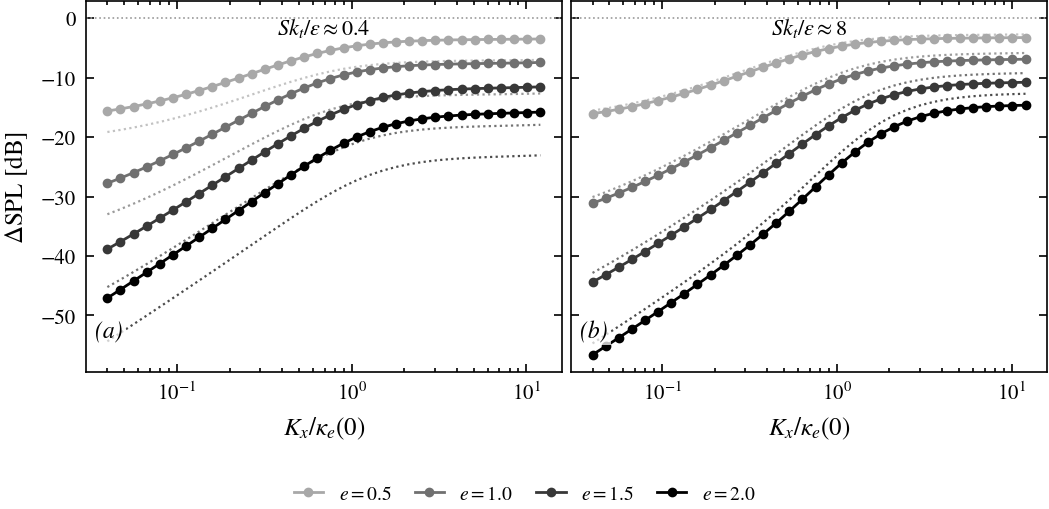

Write Python code to recreate this figure.
#!/usr/bin/env python3
"""Part III (main_v3.tex sec:lenoise): the consequence of the computed
distortion for the Amiet leading-edge-noise input.

Chain (Gate-B reduction, geometry-independent): in Amiet's theory the
far-field PSD factorises as [geometry, |L|^2](K_x) * Phi_ww(K_x,0) *
l_y(K_x) with l_y = pi Phi_ww(K_x,0)/Int Phi_ww(K_x,K_y) dK_y.  For a
CHANGE of inflow spectrum at fixed aerofoil/flow/observer, everything
but the turbulence kernel

    K(K_x) = pi * Phi_ww(K_x,0)^2 / Int Phi_ww(K_x,K_y) dK_y

cancels exactly, so
    Delta-SPL(K_x) = 10 log10[ K^distorted / K^frozen ].

Inputs: the RDT-distorted vK representation of the MODEL's strained
line spectra — two fitted parameters (A0, ke) per strain from the
clean 1024-realisation ensembles (rdt_family_fit_table_S1/S20, the
fits behind the distance envelope of sec:envelope; rms residual 13-24%
= the quoted spectral-shape uncertainty).  Phi_ww(K_x,K_y; e) =
A0 * Int Phi_22^{RDT}(K_x/ke, k_2/ke, K_y/ke; e) dk_2 with Phi_22 from
rdt_kernel (exact Cauchy plane-strain distortion of an isotropic vK).
The FROZEN baseline is the same inflow's e=0 fit carried undistorted —
the standard prescribed-spectrum practice.

Axes: K_x in units of the undistorted energy-containing wavenumber
ke(0).  Outputs fig_lenoise.{pdf,png} (canon) + printed band levels.
"""
import os
import re
import sys

import numpy as np

HERE = os.path.dirname(os.path.abspath(__file__))
sys.path.insert(0, HERE)
sys.path.insert(0, os.path.join(HERE, ".."))
import rdt_kernel as rk  # noqa: E402
from figstyle_jfm import FULL, panel, plt, save  # noqa: E402

# monochrome: total strain e=0.5,1,1.5,2 -> light->black grey ramp
SHADES = ["0.66", "0.44", "0.22", "0.0"]

NK2 = 240      # k2-integral nodes (symmetric log grid)
NKY = 160      # Ky-integral nodes
HALF = 9.0     # log half-width (decades e-folds) for integrals


def read_fits(tag):
    fits = {}
    for line in open(os.path.join(HERE,
                                  f"rdt_family_fit_table_{tag}.txt")):
        m = re.match(r"\s*([\d.]+)\s+([\d.]+)\s+([\d.eE+-]+)\s+[\d.]+",
                     line)
        if m:
            fits[float(m.group(1))] = (float(m.group(2)),
                                       float(m.group(3)))
    return fits


def sym_log_grid(scale, half=HALF, n=NK2):
    """Symmetric grid: +/- log-spaced points around 0 (excludes 0)."""
    x = scale * np.exp(np.linspace(-half, np.log(30.0), n // 2))
    return np.concatenate([-x[::-1], x])


def phi_ww(kx, ky, e, ke, A0):
    """Phi_ww(kx, ky; e) = A0 * Int Phi22^RDT(kx/ke, k2/ke, ky/ke) dk2."""
    k2 = sym_log_grid(ke)
    P22, _ = rk.rdt_phi_components(kx / ke, k2 / ke, ky / ke, e)
    return A0 * np.trapezoid(P22, k2)


def noise_kernel(kx, e, ke, A0):
    p0 = phi_ww(kx, 0.0, e, ke, A0)
    ky = sym_log_grid(ke, n=NKY)
    integ = np.array([phi_ww(kx, kyv, e, ke, A0) for kyv in ky])
    I = np.trapezoid(integ, ky)
    return np.pi * p0 ** 2 / I


def variance(e, ke, A0):
    """Int Int Phi_ww dKx dKy - the level carried by the spectrum; the
    noise kernel scales linearly with it, so dividing it out isolates
    the SHAPE (reallocation) part of Delta-SPL."""
    kx = sym_log_grid(ke, n=NKY)
    ky = sym_log_grid(ke, n=NKY)
    rows = np.array([np.trapezoid(
        np.array([phi_ww(kxv, kyv, e, ke, A0) for kyv in ky]), ky)
        for kxv in kx])
    return np.trapezoid(rows, kx)


def main():
    fig, axs = plt.subplots(1, 2, figsize=(FULL, 2.3), sharey=True)
    for ax, tag, ttl in ((axs[0], "S1",
                          r"$Sk_t/\varepsilon\approx0.4$"),
                         (axs[1], "S20",
                          r"$Sk_t/\varepsilon\approx8$")):
        fits = read_fits(tag)
        ke0, A00 = fits[0.0]
        kx = ke0 * np.geomspace(0.04, 12.0, 34)
        K0 = np.array([noise_kernel(k, 0.0, ke0, A00) for k in kx])
        cols = SHADES
        # level term: the MODEL's measured upwash-variance ratio (median
        # line spectra of the clean ensembles), not the fit amplitude
        sp = np.load(os.path.join(HERE, f"spectra_gateA_{tag}.npz"),
                     allow_pickle=True)
        # dumps are ordered e = 0, 0.5, 1, 1.5, 2 in both ensembles
        # (the 'strains' array stores dump TIMES, t = 0.4 + e/S)
        def r22(e):
            i = int(round(e / 0.5))
            k2 = sp[f"k2_e{i}"]
            return np.trapezoid(sp[f"med_E2_e{i}"], k2)
        R220 = r22(0.0)
        V0 = variance(0.0, ke0, A00)
        for (e, (ke, A0)), col in zip(
                [(e, fits[e]) for e in (0.5, 1.0, 1.5, 2.0) if e in fits],
                cols):
            Ke = np.array([noise_kernel(k, e, ke, A0) for k in kx])
            dspl = 10.0 * np.log10(Ke / K0)
            lev = 10.0 * np.log10(r22(e) / R220)
            shape = dspl - lev
            ax.plot(kx / ke0, shape, "-", color=col, ms=2.5, marker="o",
                    mfc=col, lw=1.0,
                    label=f"$e={e:.1f}$" if ax is axs[0] else None)
            ax.plot(kx / ke0, dspl, ls=(0, (1, 1.5)), color=col,
                    lw=0.8, alpha=0.7)
            print(f"{tag} e={e}: level {lev:+.1f} dB; shape-only at "
                  "kx/ke0=0.05/0.3/1/3/10: "
                  + " ".join(f"{np.interp(v, kx / ke0, shape):+.1f}"
                             for v in (0.05, 0.3, 1, 3, 10)))
        ax.axhline(0, color="0.6", lw=0.6, ls=":")
        ax.set_xscale("log")
        ax.set_xlabel(r"$K_x/\kappa_e(0)$")
        ax.text(0.5, 0.96, ttl, transform=ax.transAxes, ha="center",
                va="top", fontsize=8)
    axs[0].set_ylabel(r"$\Delta\mathrm{SPL}$ [dB]")
    h, lab = axs[0].get_legend_handles_labels()
    fig.legend(h, lab, ncol=4, loc="lower center",
               bbox_to_anchor=(0.5, -0.14), columnspacing=1.2)
    for j, ax in enumerate(axs):
        panel(ax, "ab"[j], y=0.14)
    fig.tight_layout(pad=0.4)
    save(fig, os.path.join(HERE, "fig_lenoise"))


if __name__ == "__main__":
    main()
